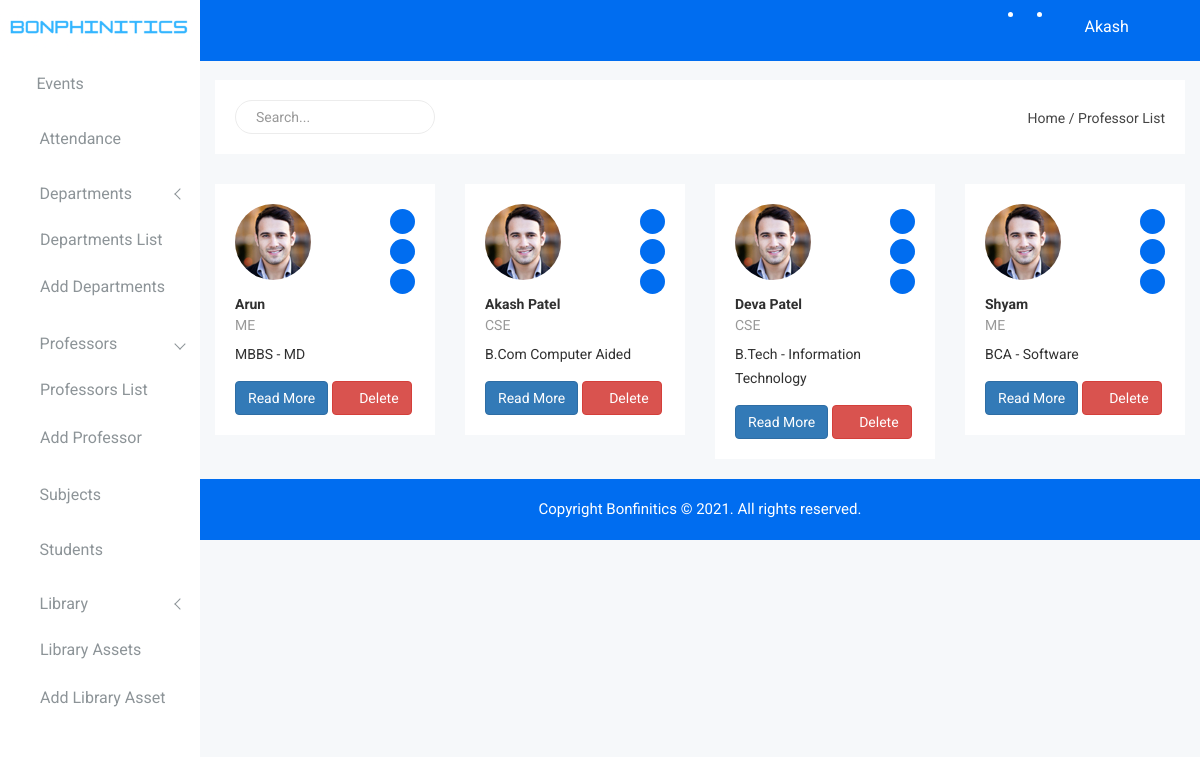
Page /Admin/professor-list.php (signed in) on the committed database.
### tables this page shows
CREATE TABLE `user` (
  `user_id` int(10) NOT NULL,
  `first_name` varchar(100) NOT NULL,
  `last_name` varchar(100) NOT NULL,
  `email` varchar(100) NOT NULL,
  `password` varchar(250) NOT NULL,
  `role` varchar(20) NOT NULL,
  `mobile_no` varchar(15) NOT NULL,
  `user_dob` varchar(50) NOT NULL
);

CREATE TABLE `professor` (
  `prf_id` int(10) NOT NULL,
  `prf_name` varchar(100) NOT NULL,
  `prf_address` varchar(500) NOT NULL,
  `prf_joining_date` varchar(20) NOT NULL,
  `prf_email` varchar(100) NOT NULL,
  `prf_dept` varchar(100) NOT NULL,
  `prf_gender` varchar(10) NOT NULL,
  `prf_image` varchar(100) NOT NULL,
  `prf_dob` varchar(20) NOT NULL,
  `prf_contact` varchar(15) NOT NULL,
  `prf_country` varchar(100) NOT NULL,
  `prf_state` varchar(100) NOT NULL,
  `prf_city` varchar(100) NOT NULL,
  `prf_latest_qualification` varchar(200) NOT NULL
);

### Admin/identification.php (called while the page is built, shortened)
<?php
require_once 'connection.php';
$email = $_SESSION["email"];
$password = $_SESSION["password"];
$query = "select user_id, first_name, last_name, email, password, role from user where (email='$email' and password='$password' and role='admin')";
$result = mysqli_query($conn, $query);
$row = mysqli_fetch_assoc($result);
?>

### Admin/professor-list.php (the view, shortened to what this page needs)
<?php require_once 'identification.php';?>
<!doctype html>
<html class="no-js" lang="en">
<head>
    <?php require 'top-scripts.php';?>
</head>
<body>
    <div class="left-sidebar-pro">
        <nav id="sidebar" class="">
            <div class="sidebar-header">
                <a href="index.php"><img class="main-logo" src="img/logo/logo.png" alt="" /></a>
            </div>
            <div class="left-custom-menu-adp-wrap comment-scrollbar">
                <nav class="sidebar-nav left-sidebar-menu-pro">
                    <ul class="metismenu" id="menu1">
                        <li>
                            <a title="Upcoming Events" href="index.php" aria-expanded="false"><span class="educate-icon educate-event icon-wrap sub-icon-mg" aria-hidden="true"></span> <span class="mini-click-non">Events</span></a>
                        </li>
                        <li>
                            <a title="Attendance" href="attendance.php" aria-expanded="false"><span class="educate-icon educate-charts icon-wrap" aria-hidden="true"></span> <span class="mini-click-non">Attendance</span></a>
                        </li>
                        <li>
                            <a class="has-arrow" href="department-list.php" aria-expanded="false"><span class="educate-icon educate-department icon-wrap"></span> <span class="mini-click-non">Departments</span></a>
                            <ul class="submenu-angle" aria-expanded="false">
                                <li><a title="Departments List" href="department-list.php"><span class="mini-sub-pro">Departments List</span></a></li>
                                <li><a title="Add Departments" href="add-department.php"><span class="mini-sub-pro">Add Departments</span></a></li>
                            </ul>
                        </li>
                        <li class="active">
                            <a class="has-arrow" href="professor-list.php" aria-expanded="false"><span class="educate-icon educate-professor icon-wrap"></span> <span class="mini-click-non">Professors</span></a>
                            <ul class="submenu-angle" aria-expanded="false">
                                <li><a title="All Professors" href="professor-list.php"><span class="mini-sub-pro">Professors List</span></a></li>
                                <li><a title="Add Professor" href="add-professor.php"><span class="mini-sub-pro">Add Professor</span></a></li>
                            </ul>
                        </li>
                        <li>
                            <a href="subject-list.php" aria-expanded="false"><span class="educate-icon educate-course icon-wrap"></span> <span class="mini-click-non">Subjects</span></a>
                        </li>
                        <li>
                            <a href="student-list.php" aria-expanded="false"><span class="educate-icon educate-student icon-wrap"></span> <span class="mini-click-non">Students</span></a>
                        </li>
                        <li>
                            <a class="has-arrow" href="all-courses.html" aria-expanded="false"><span class="educate-icon educate-library icon-wrap"></span> <span class="mini-click-non">Library</span></a>
                            <ul class="submenu-angle" aria-expanded="false">
                                <li><a title="All Library" href="library-assets.php"><span class="mini-sub-pro">Library Assets</span></a></li>
                                <li><a title="Add Library" href="add-library-assets.php"><span class="mini-sub-pro">Add Library Asset</span></a></li>
                            </ul>
                        </li>
                    </ul>
                </nav>
            </div>
        </nav>
    </div>
    <div class="all-content-wrapper">
            <?php require 'logo.php';?>
        <div class="header-advance-area">
            <?php require 'top-nav.php';?>
            <div class="breadcome-area">
                <div class="container-fluid">
                    <div class="row">
                        <div class="col-lg-12 col-md-12 col-sm-12 col-xs-12">
                            <div class="breadcome-list single-page-breadcome">
                                <div class="row">
                                    <div class="col-lg-6 col-md-6 col-sm-6 col-xs-12">
                                        <div class="breadcome-heading">
                                            <form role="search" class="sr-input-func">
                                                <input id="search" type="text" placeholder="Search..." class="search-int form-control">
                                                <a href="#"><i class="fa fa-search"></i></a>
                                            </form>
                                        </div>
                                    </div>
                                    <div class="col-lg-6 col-md-6 col-sm-6 col-xs-12">
                                        <ul class="breadcome-menu">
                                            <li><a href="#">Home</a> <span class="bread-slash">/</span>
                                            </li>
                                            <li><span class="bread-blod">Professor List</span>
                                            </li>
                                        </ul>
                                    </div>
                                </div>
                            </div>
                        </div>
                    </div>
                </div>
            </div>
        </div>
        <div class="contacts-area mg-b-15">
            <div class="container-fluid">
                <div class="row" id="output">
				<?php
					$conn = mysqli_connect("localhost", "root", "", "makos_cms");
					$prf_query = "select prf_id,prf_name,prf_dept,prf_image,prf_latest_qualification from professor";
					$prf_query_result = mysqli_query($conn,$prf_query);
					while($row=mysqli_fetch_array($prf_query_result)){
				?>
					<div class="col-lg-3 col-md-6 col-sm-6 col-xs-12">
						<div class="hpanel hblue contact-panel contact-panel-cs responsive-mg-b-30">
							<div class="panel-body custom-panel-jw">
								<div class="social-media-in">
									<a href="#"><i class="fa fa-facebook"></i></a>
									<a href="#"><i class="fa fa-twitter"></i></a>
									<a href="#"><i class="fa fa-linkedin"></i></a>
								</div>
								<img alt="logo" class="img-circle m-b" src="img/contact/1.jpg">
								<h3><a href=""><?php echo $row['prf_name'];?></a></h3>
								<p class="all-pro-ad"><?php echo $row['prf_dept'];?></p>
								<p>
								   <?php echo $row['prf_latest_qualification'];?>
								</p>
								<a href="professor-info.php"><button type="button" class="btn btn-custon-rounded-three btn-primary"> Read More </button> </a>
								<a href="delete-professor.php?delid=<?php echo $row['prf_id'];?>"><button type="button" class="btn btn-custon-rounded-three btn-danger"><i class="fa fa-times edu-danger-error" aria-hidden="true"></i> Delete</button></a>
							</div>
						</div>
					</div>
				<?php
					}
				?>
				</div>
            </div>
        </div>
        <?php require 'footer.php';?>
    </div>
</body>
</html>

### Admin/top-nav.php (shortened to what this page needs)
<div class="header-top-area">
                <div class="container-fluid">
                    <div class="row">
                        <div class="col-lg-12 col-md-12 col-sm-12 col-xs-12">
                            <div class="header-top-wraper">
                                <div class="row">
                                    <div class="col-lg-1 col-md-0 col-sm-1 col-xs-12">
                                        <div class="menu-switcher-pro">
                                            <button type="button" id="sidebarCollapse" class="btn bar-button-pro header-drl-controller-btn btn-info navbar-btn">
													<i class="educate-icon educate-nav"></i>
												</button>
                                        </div>
                                    </div>
                                    <div class="col-lg-5 col-md-5 col-sm-12 col-xs-12">
                                        <div class="header-right-info">
                                            <ul class="nav navbar-nav mai-top-nav header-right-menu">
                                                <li class="nav-item dropdown">
                                                    <a href="#" data-toggle="dropdown" role="button" aria-expanded="false" class="nav-link dropdown-toggle"><i class="educate-icon educate-message edu-chat-pro" aria-hidden="true"></i><span class="indicator-ms"></span></a>
                                                </li>
                                                <li class="nav-item"><a href="#" data-toggle="dropdown" role="button" aria-expanded="false" class="nav-link dropdown-toggle"><i class="educate-icon educate-bell" aria-hidden="true"></i><span class="indicator-nt"></span></a>
                                                </li>
                                                <li class="nav-item">
                                                    <a href="#" data-toggle="dropdown" role="button" aria-expanded="false" class="nav-link dropdown-toggle">
															<span class="educate-icon educate-professor icon-wrap"></span> <span class="mini-click-non"><span class="admin-name"><?php echo $row['first_name'];?></span></span>
															<i class="fa fa-angle-down edu-icon edu-down-arrow"></i>
														</a>
                                                </li>
                                                <li class="nav-item nav-setting-open"><a href="#" data-toggle="dropdown" role="button" aria-expanded="false" class="nav-link dropdown-toggle"><i class="educate-icon educate-menu"></i></a>
                                                </li>
                                            </ul>
                                        </div>
                                    </div>
                                </div>
                            </div>
                        </div>
                    </div>
                </div>
            </div>

### Admin/css/main.css (style rules this page uses)
html { color: #222; font-size: 1em; line-height: 1.4; }
audio, canvas, iframe, img, svg, video { vertical-align: middle; }

### Admin/css/metisMenu/metisMenu-vertical.css (style rules this page uses)
.sidebar-nav { background: #fff; }
.sidebar-nav ul { padding: 0; margin: 0; list-style: none; background: #f5f5f5; }
.sidebar-nav .metismenu { background: #fff; display: -webkit-box; display: -ms-flexbox; display: flex; -webkit-box-orient: vertical; -webkit-box-direction: normal; -ms-flex-direction: column; flex-direction: column; }
.sidebar-nav .metismenu li + li { margin-top: 5px; }
.sidebar-nav .metismenu li:last-child { margin-bottom: 5px; }
.sidebar-nav .metismenu > li { display: -webkit-box; display: -ms-flexbox; display: flex; -webkit-box-orient: vertical; -webkit-box-direction: normal; -ms-flex-direction: column; flex-direction: column; position: relative; }
.sidebar-nav .metismenu a { position: relative; display: block; padding: 13px 15px; color: #444; outline-width: 0; transition: all .3s ease-out; font-size:16px; font-weight:400; }
.sidebar-nav .metismenu ul a { padding: 10px 15px 10px 40px; }
.sidebar-nav .metismenu li .icon-wrap { margin-right:5px; font-size:20px; color:#303030; }
.sidebar-nav .metismenu li .sub-icon-mg { margin-right:5px; font-size:16px; }

### rows in the picture
user: first_name "Akash"
professor: prf_name "Arun", prf_dept "ME", prf_latest_qualification "MBBS - MD"
professor: prf_name "Akash Patel", prf_dept "CSE", prf_latest_qualification "B.Com Computer Aided"
professor: prf_name "Deva Patel", prf_dept "CSE", prf_latest_qualification "B.Tech - Information Technology"
professor: prf_name "Shyam", prf_dept "ME", prf_latest_qualification "BCA - Software"
